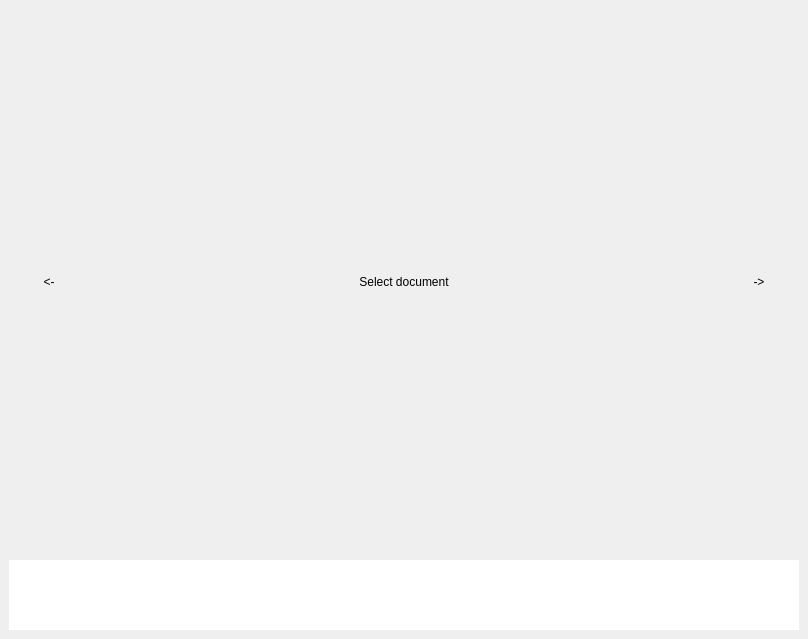
<?xml version="1.0" encoding="UTF-8"?>
<ui version="4.0">
 <class>ImageWidget</class>
 <widget class="QDockWidget" name="ImageWidget">
  <property name="geometry">
   <rect>
    <x>0</x>
    <y>0</y>
    <width>808</width>
    <height>639</height>
   </rect>
  </property>
  <property name="windowIcon">
   <iconset theme="emblem-documents">
    <normaloff>.</normaloff>.</iconset>
  </property>
  <property name="windowTitle">
   <string>Preview</string>
  </property>
  <widget class="QWidget" name="dockWidgetContents">
   <layout class="QGridLayout" name="gridLayout">
    <item row="0" column="0">
     <widget class="QPushButton" name="prev">
      <property name="sizePolicy">
       <sizepolicy hsizetype="Minimum" vsizetype="Expanding">
        <horstretch>0</horstretch>
        <verstretch>0</verstretch>
       </sizepolicy>
      </property>
      <property name="text">
       <string>&lt;-</string>
      </property>
      <property name="flat">
       <bool>true</bool>
      </property>
     </widget>
    </item>
    <item row="0" column="1">
     <widget class="QScrollArea" name="scrollArea">
      <property name="sizePolicy">
       <sizepolicy hsizetype="Expanding" vsizetype="Expanding">
        <horstretch>0</horstretch>
        <verstretch>0</verstretch>
       </sizepolicy>
      </property>
      <property name="frameShape">
       <enum>QFrame::NoFrame</enum>
      </property>
      <property name="sizeAdjustPolicy">
       <enum>QAbstractScrollArea::AdjustToContents</enum>
      </property>
      <property name="widgetResizable">
       <bool>true</bool>
      </property>
      <property name="alignment">
       <set>Qt::AlignCenter</set>
      </property>
      <widget class="QWidget" name="scrollAreaWidgetContents">
       <property name="geometry">
        <rect>
         <x>0</x>
         <y>0</y>
         <width>618</width>
         <height>518</height>
        </rect>
       </property>
       <layout class="QGridLayout" name="scroolLayout">
        <property name="leftMargin">
         <number>0</number>
        </property>
        <property name="topMargin">
         <number>0</number>
        </property>
        <property name="rightMargin">
         <number>0</number>
        </property>
        <property name="bottomMargin">
         <number>0</number>
        </property>
        <property name="spacing">
         <number>0</number>
        </property>
        <item row="0" column="0">
         <widget class="QLabel" name="label">
          <property name="sizePolicy">
           <sizepolicy hsizetype="Preferred" vsizetype="Preferred">
            <horstretch>0</horstretch>
            <verstretch>0</verstretch>
           </sizepolicy>
          </property>
          <property name="text">
           <string>Select document</string>
          </property>
          <property name="alignment">
           <set>Qt::AlignCenter</set>
          </property>
          <property name="buddy">
           <cstring>listView</cstring>
          </property>
         </widget>
        </item>
       </layout>
      </widget>
     </widget>
    </item>
    <item row="0" column="2">
     <widget class="QPushButton" name="next">
      <property name="sizePolicy">
       <sizepolicy hsizetype="Minimum" vsizetype="Expanding">
        <horstretch>0</horstretch>
        <verstretch>0</verstretch>
       </sizepolicy>
      </property>
      <property name="text">
       <string>-&gt;</string>
      </property>
      <property name="flat">
       <bool>true</bool>
      </property>
     </widget>
    </item>
    <item row="1" column="0" colspan="3">
     <widget class="QListView" name="listView">
      <property name="sizePolicy">
       <sizepolicy hsizetype="Expanding" vsizetype="Preferred">
        <horstretch>0</horstretch>
        <verstretch>0</verstretch>
       </sizepolicy>
      </property>
      <property name="frameShape">
       <enum>QFrame::NoFrame</enum>
      </property>
      <property name="verticalScrollBarPolicy">
       <enum>Qt::ScrollBarAlwaysOff</enum>
      </property>
      <property name="horizontalScrollBarPolicy">
       <enum>Qt::ScrollBarAsNeeded</enum>
      </property>
      <property name="sizeAdjustPolicy">
       <enum>QAbstractScrollArea::AdjustToContents</enum>
      </property>
      <property name="editTriggers">
       <set>QAbstractItemView::NoEditTriggers</set>
      </property>
      <property name="dragDropMode">
       <enum>QAbstractItemView::DragDrop</enum>
      </property>
      <property name="defaultDropAction">
       <enum>Qt::CopyAction</enum>
      </property>
      <property name="selectionMode">
       <enum>QAbstractItemView::SingleSelection</enum>
      </property>
      <property name="selectionBehavior">
       <enum>QAbstractItemView::SelectRows</enum>
      </property>
      <property name="iconSize">
       <size>
        <width>138</width>
        <height>196</height>
       </size>
      </property>
      <property name="flow">
       <enum>QListView::LeftToRight</enum>
      </property>
      <property name="isWrapping" stdset="0">
       <bool>false</bool>
      </property>
      <property name="resizeMode">
       <enum>QListView::Adjust</enum>
      </property>
      <property name="viewMode">
       <enum>QListView::IconMode</enum>
      </property>
      <property name="uniformItemSizes">
       <bool>true</bool>
      </property>
      <property name="itemAlignment">
       <set>Qt::AlignCenter</set>
      </property>
     </widget>
    </item>
   </layout>
  </widget>
 </widget>
 <resources/>
 <connections/>
</ui>
